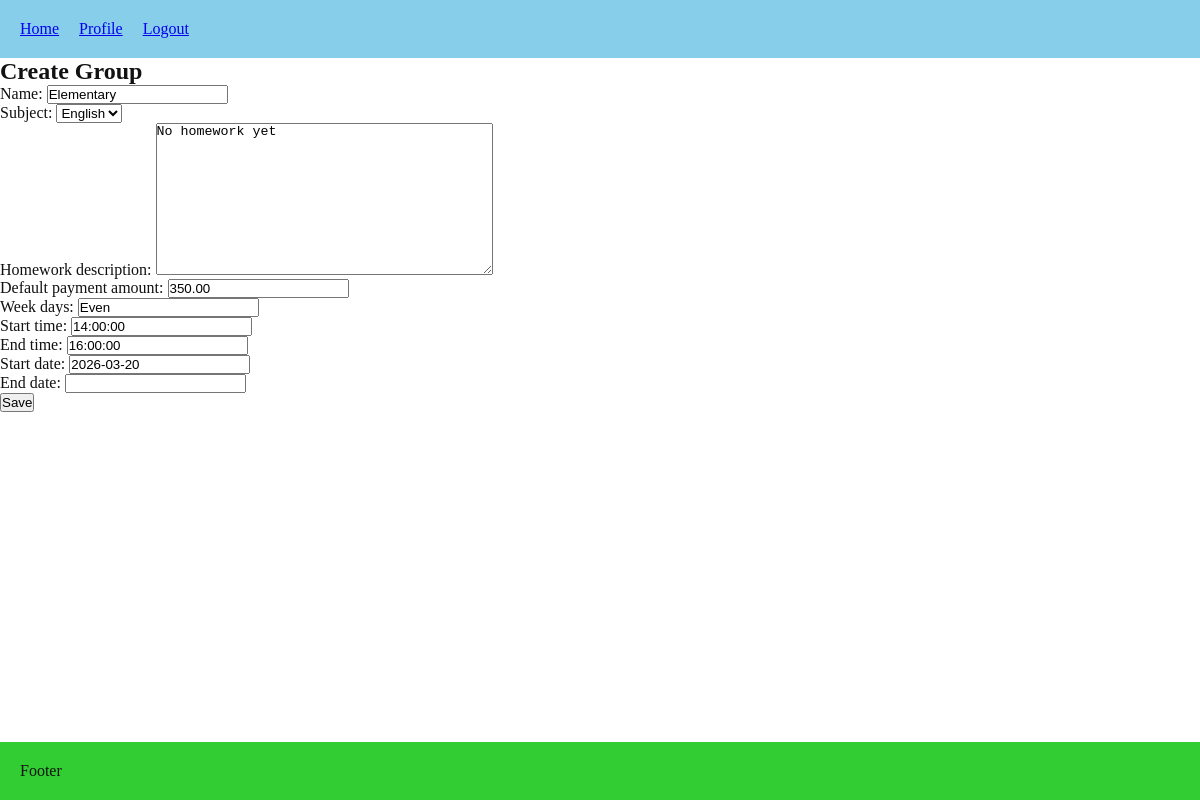
Screenshot of /lessons/groups/1/edit/ (signed in) with the database file from the repository.
### lessons/models.py (models this page shows, shortened)
class Group(models.Model):
    name = models.CharField(max_length=100, unique=True)
    subject = models.ForeignKey(Subject, on_delete=models.RESTRICT, related_name="groups")
    teacher = models.ForeignKey(User, on_delete=models.CASCADE, limit_choices_to={"role": "TEACHER"}, related_name="teaching_groups")
    homework_description = models.TextField(blank=True, null=True)
    homework_updated_at = models.DateTimeField(blank=True, null=True)
    default_payment_amount = models.DecimalField(max_digits=10, decimal_places=2, blank=True, null=True)
    week_days = models.CharField(max_length=50, blank=True, null=True)
    start_time = models.TimeField(blank=True, null=True)
    end_time = models.TimeField(blank=True, null=True)
    start_date = models.DateField(default=date.today)
    end_date = models.DateField(blank=True, null=True)

class Subject(models.Model):
    name = models.CharField(max_length=100, unique=True)
    def __str__(self):
        return self.name

### lessons/views.py (the view)
# urls.py: path("groups/<int:pk>/edit/", views.group_edit, name="group_edit"),
@login_required
def group_edit(request, pk):
    if request.user.role == "STUDENT":
        return HttpResponseForbidden("Students cannot edit groups.")
    group = get_object_or_404(Group, pk=pk)
    if request.user.role == "TEACHER" and group.teacher_id != request.user.id:
        return HttpResponseForbidden("Teachers can only edit their own groups.")
    if request.method == "POST":
        form = GroupForm(request.POST, instance=group, current_user=request.user)
        if form.is_valid():
            form.save()
            return redirect("lessons:group_detail", pk=group.pk)
    else:
        form = GroupForm(instance=group, current_user=request.user)
    return render(request, "lessons/group_form.html", {"form": form})

### lessons/forms.py
class GroupForm(forms.ModelForm):
    class Meta:
        model = Group
        fields = [
            "name", "subject", "teacher", "homework_description",
            "default_payment_amount", "week_days",
            "start_time", "end_time", "start_date", "end_date"
        ]
    def __init__(self, *args, **kwargs):
        current_user = kwargs.pop("current_user", None)
        super().__init__(*args, **kwargs)
        if current_user and current_user.role == "TEACHER":
            self.fields.pop("teacher", None)

### lessons/templates/lessons/group_form.html (shortened to what this page needs)
{% extends 'core/base.html' %}
{% block content %}
<h2>Create Group</h2>
<form method="post">
    {{ form.as_p }}
    <button type="submit">Save</button>
</form>
{%endblock%}

### core/static/core/style.css (style rules this page uses)
* { box-sizing: border-box; margin: 0; padding: 0; list-style: none; }
:root { font-size: 12; --theme-color: skyblue; --secondary-color: limegreen; }
.theme-light { --bg: #ffffff; --text: #111111; --surface: #f5f5f5; --border: #e0e0e0; }
body { background-color: var(--bg); color: var(--text); display: flex; flex-direction: column; min-height: 100vh; }

### rows the page displays
Group: name "Elementary", subject "English", homework_description "No homework yet", default_payment_amount "350.00", week_days "Even", start_time "14:00:00", end_time "16:00:00", start_date "2026-03-20"
